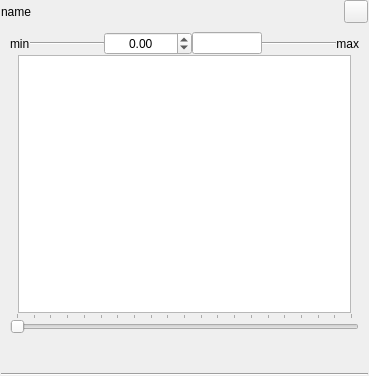
<?xml version="1.0" encoding="UTF-8"?>
<ui version="4.0">
 <class>Viewer</class>
 <widget class="QWidget" name="Viewer">
  <property name="geometry">
   <rect>
    <x>0</x>
    <y>0</y>
    <width>369</width>
    <height>376</height>
   </rect>
  </property>
  <property name="sizePolicy">
   <sizepolicy hsizetype="MinimumExpanding" vsizetype="Minimum">
    <horstretch>0</horstretch>
    <verstretch>0</verstretch>
   </sizepolicy>
  </property>
  <property name="windowTitle">
   <string>Viewer</string>
  </property>
  <layout class="QVBoxLayout" name="verticalLayout_2">
   <property name="spacing">
    <number>0</number>
   </property>
   <property name="leftMargin">
    <number>1</number>
   </property>
   <property name="topMargin">
    <number>0</number>
   </property>
   <property name="rightMargin">
    <number>1</number>
   </property>
   <property name="bottomMargin">
    <number>0</number>
   </property>
   <item>
    <layout class="QHBoxLayout" name="horizontalLayout">
     <property name="topMargin">
      <number>0</number>
     </property>
     <item>
      <widget class="QLabel" name="lbl_name">
       <property name="text">
        <string>name</string>
       </property>
      </widget>
     </item>
     <item>
      <spacer name="horizontalSpacer">
       <property name="orientation">
        <enum>Qt::Horizontal</enum>
       </property>
       <property name="sizeHint" stdset="0">
        <size>
         <width>40</width>
         <height>20</height>
        </size>
       </property>
      </spacer>
     </item>
     <item>
      <widget class="QToolButton" name="btn_properties">
       <property name="toolTip">
        <string>Properties</string>
       </property>
       <property name="text">
        <string/>
       </property>
       <property name="icon">
        <iconset resource="qtfuzzylite.qrc">
         <normaloff>:/visualization.png</normaloff>:/visualization.png</iconset>
       </property>
       <property name="checkable">
        <bool>true</bool>
       </property>
      </widget>
     </item>
    </layout>
   </item>
   <item>
    <widget class="QWidget" name="mainWidget" native="true">
     <layout class="QVBoxLayout" name="mainLayout">
      <property name="spacing">
       <number>0</number>
      </property>
      <item>
       <layout class="QHBoxLayout" name="horizontalLayout_7">
        <property name="bottomMargin">
         <number>0</number>
        </property>
        <item>
         <widget class="QLabel" name="lbl_min">
          <property name="text">
           <string>min</string>
          </property>
         </widget>
        </item>
        <item>
         <widget class="Line" name="line_2">
          <property name="sizePolicy">
           <sizepolicy hsizetype="Expanding" vsizetype="Fixed">
            <horstretch>0</horstretch>
            <verstretch>0</verstretch>
           </sizepolicy>
          </property>
          <property name="orientation">
           <enum>Qt::Horizontal</enum>
          </property>
         </widget>
        </item>
        <item>
         <widget class="QDoubleSpinBox" name="sbx_x">
          <property name="toolTip">
           <string/>
          </property>
          <property name="alignment">
           <set>Qt::AlignCenter</set>
          </property>
          <property name="accelerated">
           <bool>true</bool>
          </property>
          <property name="minimum">
           <double>-10000000.000000000000000</double>
          </property>
          <property name="maximum">
           <double>10000000.000000000000000</double>
          </property>
          <property name="singleStep">
           <double>0.100000000000000</double>
          </property>
          <property name="value">
           <double>0.000000000000000</double>
          </property>
         </widget>
        </item>
        <item>
         <widget class="QLineEdit" name="led_x">
          <property name="maximumSize">
           <size>
            <width>70</width>
            <height>16777215</height>
           </size>
          </property>
          <property name="toolTip">
           <string>Defuzzified output</string>
          </property>
          <property name="alignment">
           <set>Qt::AlignCenter</set>
          </property>
          <property name="readOnly">
           <bool>true</bool>
          </property>
         </widget>
        </item>
        <item>
         <widget class="Line" name="line">
          <property name="sizePolicy">
           <sizepolicy hsizetype="Expanding" vsizetype="Fixed">
            <horstretch>0</horstretch>
            <verstretch>0</verstretch>
           </sizepolicy>
          </property>
          <property name="orientation">
           <enum>Qt::Horizontal</enum>
          </property>
         </widget>
        </item>
        <item>
         <widget class="QLabel" name="lbl_max">
          <property name="text">
           <string>max</string>
          </property>
          <property name="alignment">
           <set>Qt::AlignRight|Qt::AlignTrailing|Qt::AlignVCenter</set>
          </property>
         </widget>
        </item>
       </layout>
      </item>
      <item>
       <layout class="QHBoxLayout" name="lyt_canvas">
        <property name="leftMargin">
         <number>8</number>
        </property>
        <property name="topMargin">
         <number>0</number>
        </property>
        <property name="rightMargin">
         <number>8</number>
        </property>
        <item>
         <widget class="QGraphicsView" name="canvas">
          <property name="sizePolicy">
           <sizepolicy hsizetype="MinimumExpanding" vsizetype="MinimumExpanding">
            <horstretch>0</horstretch>
            <verstretch>0</verstretch>
           </sizepolicy>
          </property>
          <property name="verticalScrollBarPolicy">
           <enum>Qt::ScrollBarAlwaysOff</enum>
          </property>
          <property name="horizontalScrollBarPolicy">
           <enum>Qt::ScrollBarAlwaysOff</enum>
          </property>
          <property name="interactive">
           <bool>false</bool>
          </property>
          <property name="cacheMode">
           <set>QGraphicsView::CacheNone</set>
          </property>
          <property name="viewportUpdateMode">
           <enum>QGraphicsView::MinimalViewportUpdate</enum>
          </property>
         </widget>
        </item>
       </layout>
      </item>
      <item>
       <widget class="QSlider" name="sld_x">
        <property name="cursor">
         <cursorShape>OpenHandCursor</cursorShape>
        </property>
        <property name="styleSheet">
         <string notr="true"/>
        </property>
        <property name="maximum">
         <number>1000</number>
        </property>
        <property name="singleStep">
         <number>10</number>
        </property>
        <property name="pageStep">
         <number>20</number>
        </property>
        <property name="value">
         <number>0</number>
        </property>
        <property name="sliderPosition">
         <number>0</number>
        </property>
        <property name="tracking">
         <bool>true</bool>
        </property>
        <property name="orientation">
         <enum>Qt::Horizontal</enum>
        </property>
        <property name="invertedAppearance">
         <bool>false</bool>
        </property>
        <property name="invertedControls">
         <bool>false</bool>
        </property>
        <property name="tickPosition">
         <enum>QSlider::TicksAbove</enum>
        </property>
        <property name="tickInterval">
         <number>50</number>
        </property>
       </widget>
      </item>
      <item>
       <layout class="QVBoxLayout" name="verticalLayout_3">
        <property name="spacing">
         <number>0</number>
        </property>
        <property name="bottomMargin">
         <number>3</number>
        </property>
        <item>
         <widget class="QLabel" name="lbl_fuzzy">
          <property name="sizePolicy">
           <sizepolicy hsizetype="Ignored" vsizetype="Maximum">
            <horstretch>0</horstretch>
            <verstretch>0</verstretch>
           </sizepolicy>
          </property>
          <property name="text">
           <string/>
          </property>
          <property name="textFormat">
           <enum>Qt::RichText</enum>
          </property>
          <property name="scaledContents">
           <bool>true</bool>
          </property>
          <property name="alignment">
           <set>Qt::AlignCenter</set>
          </property>
          <property name="wordWrap">
           <bool>true</bool>
          </property>
          <property name="textInteractionFlags">
           <set>Qt::LinksAccessibleByMouse|Qt::TextSelectableByMouse</set>
          </property>
         </widget>
        </item>
        <item>
         <widget class="QLabel" name="lbl_fuzzy_out">
          <property name="sizePolicy">
           <sizepolicy hsizetype="Ignored" vsizetype="Maximum">
            <horstretch>0</horstretch>
            <verstretch>0</verstretch>
           </sizepolicy>
          </property>
          <property name="text">
           <string/>
          </property>
          <property name="textFormat">
           <enum>Qt::RichText</enum>
          </property>
          <property name="scaledContents">
           <bool>true</bool>
          </property>
          <property name="alignment">
           <set>Qt::AlignCenter</set>
          </property>
          <property name="wordWrap">
           <bool>true</bool>
          </property>
          <property name="textInteractionFlags">
           <set>Qt::LinksAccessibleByMouse|Qt::TextSelectableByMouse</set>
          </property>
         </widget>
        </item>
       </layout>
      </item>
     </layout>
    </widget>
   </item>
   <item>
    <widget class="Line" name="bottom_line">
     <property name="orientation">
      <enum>Qt::Horizontal</enum>
     </property>
    </widget>
   </item>
  </layout>
 </widget>
 <resources>
  <include location="qtfuzzylite.qrc"/>
 </resources>
 <connections/>
</ui>
